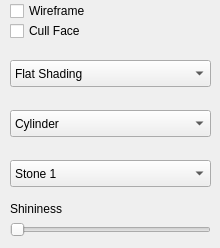
    <widget class="QWidget" name="tab_4">
     <attribute name="title">
      <string>Shaders</string>
     </attribute>
     <widget class="QComboBox" name="comboBox">
      <property name="geometry">
       <rect>
        <x>10</x>
        <y>60</y>
        <width>201</width>
        <height>27</height>
       </rect>
      </property>
      <property name="layoutDirection">
       <enum>Qt::LeftToRight</enum>
      </property>
      <item>
       <property name="text">
        <string>Flat Shading</string>
       </property>
      </item>
      <item>
       <property name="text">
        <string>Gouraud Shading</string>
       </property>
      </item>
      <item>
       <property name="text">
        <string>Phong Shading</string>
       </property>
      </item>
      <item>
       <property name="text">
        <string>Phong Two lights</string>
       </property>
      </item>
      <item>
       <property name="text">
        <string>Phong Half-Way Vector</string>
       </property>
      </item>
      <item>
       <property name="text">
        <string>Cartoon Shading</string>
       </property>
      </item>
      <item>
       <property name="text">
        <string>Cartoon Two lights</string>
       </property>
      </item>
      <item>
       <property name="text">
        <string>Simple Texture Mapping</string>
       </property>
      </item>
      <item>
       <property name="text">
        <string>Cube Mapping</string>
       </property>
      </item>
      <item>
       <property name="text">
        <string>Normal Mapping</string>
       </property>
      </item>
     </widget>
     <widget class="QComboBox" name="comboBox_2">
      <property name="geometry">
       <rect>
        <x>10</x>
        <y>110</y>
        <width>201</width>
        <height>27</height>
       </rect>
      </property>
      <item>
       <property name="text">
        <string>Cylinder</string>
       </property>
      </item>
      <item>
       <property name="text">
        <string>Sphere</string>
       </property>
      </item>
      <item>
       <property name="text">
        <string>Triangles</string>
       </property>
      </item>
     </widget>
     <widget class="QComboBox" name="comboBox_3">
      <property name="geometry">
       <rect>
        <x>10</x>
        <y>160</y>
        <width>201</width>
        <height>27</height>
       </rect>
      </property>
      <item>
       <property name="text">
        <string>Stone 1</string>
       </property>
      </item>
      <item>
       <property name="text">
        <string>Stone 2</string>
       </property>
      </item>
      <item>
       <property name="text">
        <string>Stone 3</string>
       </property>
      </item>
      <item>
       <property name="text">
        <string>Black and White</string>
       </property>
      </item>
      <item>
       <property name="text">
        <string>UFABC</string>
       </property>
      </item>
     </widget>
     <widget class="QCheckBox" name="checkBox_4">
      <property name="geometry">
       <rect>
        <x>10</x>
        <y>20</y>
        <width>161</width>
        <height>22</height>
       </rect>
      </property>
      <property name="text">
       <string>Cull Face</string>
      </property>
      <property name="checked">
       <bool>false</bool>
      </property>
     </widget>
     <widget class="QCheckBox" name="checkBox_3">
      <property name="enabled">
       <bool>true</bool>
      </property>
      <property name="geometry">
       <rect>
        <x>10</x>
        <y>0</y>
        <width>161</width>
        <height>22</height>
       </rect>
      </property>
      <property name="text">
       <string>Wireframe</string>
      </property>
      <property name="checked">
       <bool>false</bool>
      </property>
     </widget>
     <widget class="QSlider" name="horizontalSlider_22">
      <property name="geometry">
       <rect>
        <x>10</x>
        <y>220</y>
        <width>201</width>
        <height>19</height>
       </rect>
      </property>
      <property name="orientation">
       <enum>Qt::Horizontal</enum>
      </property>
     </widget>
     <widget class="QLabel" name="label_33">
      <property name="geometry">
       <rect>
        <x>10</x>
        <y>200</y>
        <width>67</width>
        <height>17</height>
       </rect>
      </property>
      <property name="text">
       <string>Shininess</string>
      </property>
     </widget>
    </widget>
